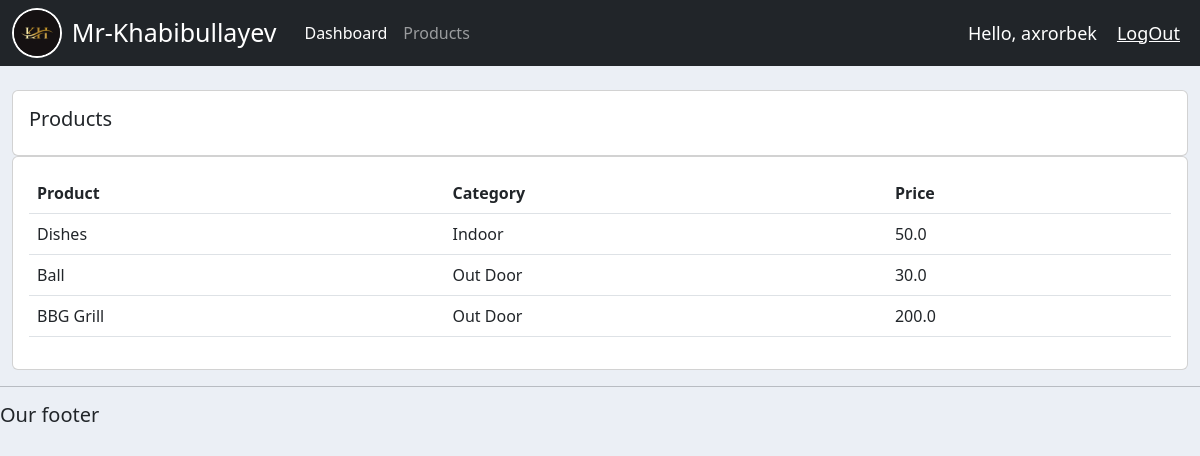
Screenshot of /products/ (signed in) with the database file from the repository.
### accounts/models.py (models this page shows, shortened)
class Product(models.Model):
    CATEGORY = (
        ('Indoor','Indoor'),
        ('Out Door','Out Door')
    )
    name = models.CharField(max_length=200,null=True)
    price = models.FloatField(null=True)
    category = models.CharField(max_length=200,null=True , choices=CATEGORY)
    description = models.CharField(max_length=200,null=True,blank=True)
    date_created = models.DateTimeField(auto_now_add=True,null=True)
    tag = models.ManyToManyField(Tag)

### accounts/decorators.py (the view)
        def wrapper_func(request,*args, **kwargs):
            group = None
            if request.user.groups.exists():
                group = request.user.groups.all()[0].name
            if group in allowed_roles:
                return view_func(request, *args, **kwargs)
            else:
                return HttpResponse("You are not authorized to view this page")

### accounts/views.py (called while the page is built)
@login_required(login_url='login')
@allowed_users(allowed_roles=['admin'])
def products(request):
    products = Product.objects.all()
    return render(request , 'accounts/products.html',{'products': products})

### accounts/templates/accounts/products.html
{% extends 'accounts/main.html' %}
{% block content %}
<br>
<div class="row">
    <div class="col-md">
        <div class="card card-body">
            <h5>Products</h5>
        </div>
        <div class="card card-body">
            <table class="table">
                <tr>
                    <th>Product</th>
                    <th>Category</th>
                    <th>Price</th>
                </tr>
                {% for i in products %}
                <tr>
                    <td>{{ i.name }}</td>
                    <td>{{ i.category }}</td>
                    <td>{{ i.price }}</td>
                </tr>
                {% endfor %}
            </table>
        </div>
    </div>
</div>
{% endblock content %}

### accounts/templates/accounts/navbar.html (shortened to what this page needs)
{% load static %}
<nav class="navbar navbar-expand-lg navbar-dark bg-dark">
    <div class="container-fluid">
        <img height="50px" style="border: 2px solid white; border-radius:50%" src="{% static 'img/logo.jpg' %}" alt="">
        <span style="color: white;font-size:25px; margin:0px 20px 0px 10px">Mr-Khabibullayev</span>
        <div class="collapse navbar-collapse" id="navbarNav">
            <ul class="navbar-nav">
                {% if request.user.is_staff %}
                <li class="nav-item">
                    <a class="nav-link active" aria-current="page" href="{% url 'home' %}">Dashboard</a>
                </li>
                <li class="nav-item">
                    <a class="nav-link" href="{% url 'products' %}">Products</a>
                </li>
                {% else %}
                <li class="nav-item">
                    <a href="{% url 'account' %}" class="nav-link">Settings</a>
                </li>
                {% endif %}
            </ul>
        </div>
    </div>
    <span class="hello-msg">Hello,&nbsp;{{request.user}}</span>
    <span>
        <a class="hello-msg" href="{% url 'logout' %}">LogOut</a>
    </span>
</nav>

### static/css/main.css (style rules this page uses)
body { background-color: #ebeff5; }

### accounts/templates/accounts/navbar.html (style rules this page uses)
.hello-msg { font-size: 18px; color: #fff; margin-right: 20px; }

### rows the page displays
Product: name "Dishes", category "Indoor", price "50.0"
Product: name "Ball", category "Out Door", price "30.0"
Product: name "BBG Grill", category "Out Door", price "200.0"

### other values shown
{{ request.user }} "axrorbek"
